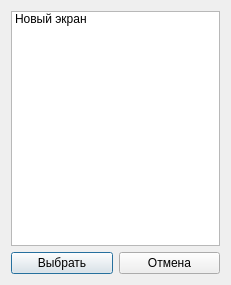
<?xml version="1.0" encoding="UTF-8"?>
<ui version="4.0">
 <class>NewComponentDialog</class>
 <widget class="QDialog" name="NewComponentDialog">
  <property name="geometry">
   <rect>
    <x>0</x>
    <y>0</y>
    <width>231</width>
    <height>285</height>
   </rect>
  </property>
  <property name="windowTitle">
   <string>Dialog</string>
  </property>
  <layout class="QGridLayout" name="gridLayout">
   <item row="0" column="0">
    <layout class="QVBoxLayout" name="verticalLayout">
     <item>
      <widget class="QListWidget" name="listWidget">
       <property name="iconSize">
        <size>
         <width>32</width>
         <height>32</height>
        </size>
       </property>
       <property name="spacing">
        <number>0</number>
       </property>
       <item>
        <property name="text">
         <string>Новый экран</string>
        </property>
        <property name="icon">
         <iconset resource="images.qrc">
          <normaloff>:/images/screen.png</normaloff>:/images/screen.png</iconset>
        </property>
       </item>
      </widget>
     </item>
     <item>
      <layout class="QHBoxLayout" name="horizontalLayout">
       <item>
        <widget class="QPushButton" name="pbChoose">
         <property name="text">
          <string>Выбрать</string>
         </property>
        </widget>
       </item>
       <item>
        <widget class="QPushButton" name="pbCancel">
         <property name="text">
          <string>Отмена</string>
         </property>
        </widget>
       </item>
      </layout>
     </item>
    </layout>
   </item>
  </layout>
 </widget>
 <resources>
  <include location="images.qrc"/>
 </resources>
 <connections/>
</ui>
